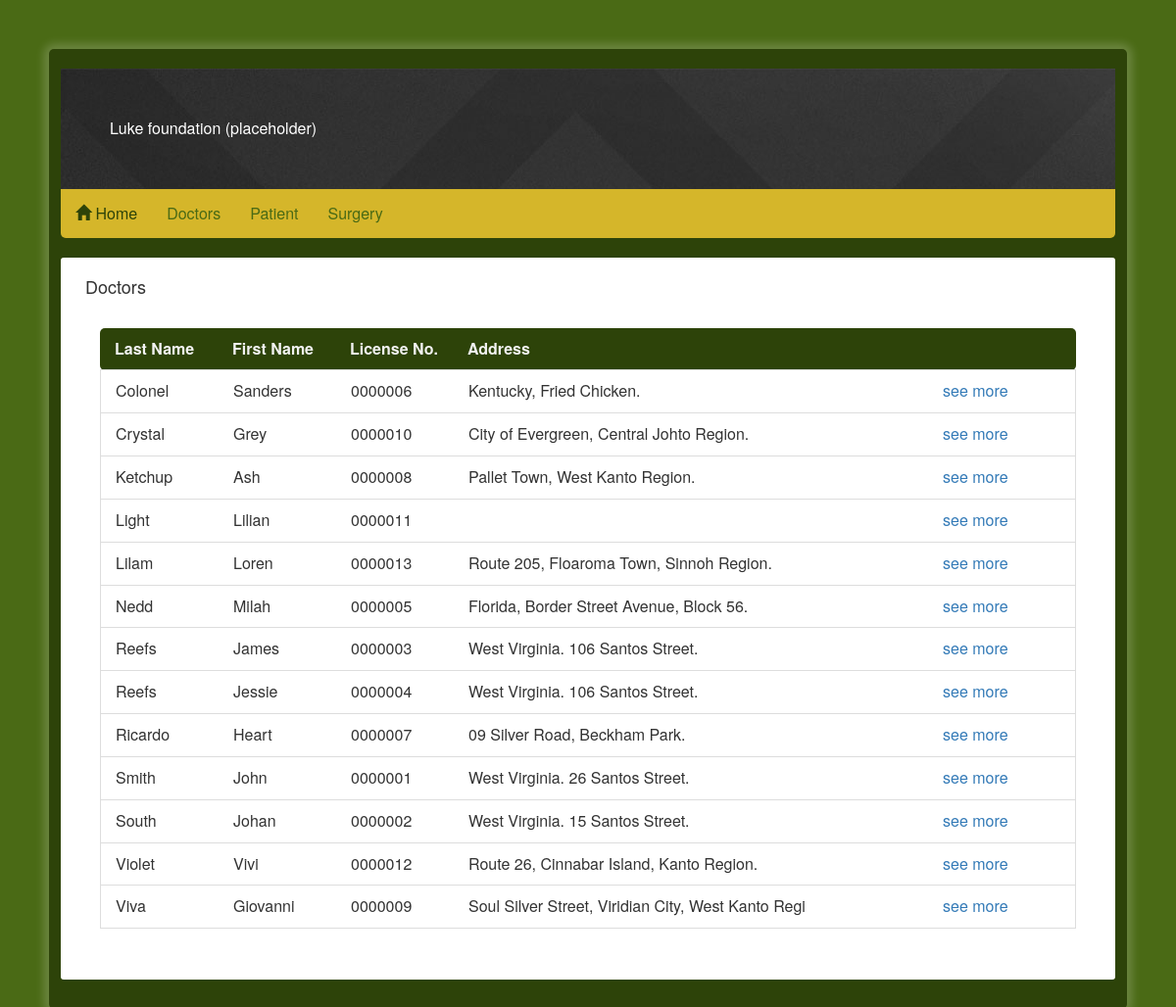
The app's page /doctors.php with its own data.
### tables this page shows
create table DOCTOR(
DOC_LICENSE_NUM  CHAR(7) NOT NULL UNIQUE,
LAST_NAME VARCHAR(20) NOT NULL,
FIRST_NAME VARCHAR(15)  NOT NULL,
ADDRESS VARCHAR(50),
PRIMARY KEY (DOC_LICENSE_NUM)
);

### doctors.php (the view, shortened to what this page needs)
<!DOCTYPE html>
<html>
<head>
  <link rel="stylesheet" href="https://maxcdn.bootstrapcdn.com/bootstrap/3.3.7/css/bootstrap.min.css">
	<link rel="stylesheet" type="text/css" href="theme2.css">
</head>
<body style="justify-content: center;">
<div class="container-fluid" id="outer">
<?php
  $placeholder = "Luke foundation (placeholder)";
  $page = array("Doctors", "Patient", "Surgery");
  $link = array("doctors.php", "patient.php", "surgery.php");
?>
<div>
  <nav class="navbar navbar-default">
    <div class="container-fluid" style="padding: 0px;">
      <div id="banner" style="background-image: url(p_holder.jpg);">
        <?php echo $placeholder; ?> </div> </div>
    <div class="container-fluid">
      <div>
        <div class="navbar-header">
          <a class="navbar-brand" href="Home.php" id="navlink" style="font-size: 12pt; color:#2d4309;"> <span class="glyphicon glyphicon-home"></span> Home </a>
        </div>
      <div class="collapse navbar-collapse" id="navi">
        <ul class="nav navbar-nav" >
          <?php for ($i=0; $i < count($page); $i++) { echo '<li><a href="'.$link[$i].'" id="navlink" style="color:#4a6a15;">'.$page[$i].'</a></li>'; } ?> </ul>
      </div>
      </div>
    </div>
  </nav>
</div>
<?php
$username = "root";
$password = "...";
$database = "database_sample";
$mydatabase = new mysqli($localhost, $username, $password, $database);
?>
<div class="container-fluid" id="basic" >
  <div id="inner" >
		<div class="container-fluid" >
  			<h4>Doctors</h4> <br>
		</div>
		<div class="container-fluid" >
      <div>
        <div class="container-fluid">
          <ul class="list-group">
      <?php
      $DEFAULT = 0;
      if (isset($_GET["currentpage"])) { $current_p  = $_GET["currentpage"]; } else { $current_p=1; };
        $limit = 20;
        $begin = ($current_p-1)*$limit;
        $D_query_list = array("SELECT * FROM DOCTOR order by LAST_NAME asc limit $begin, ");
        $D_query = $D_query_list[0].$limit;
        $output = $mydatabase->query($D_query);
      if($DEFAULT==0){
        if ($output->num_rows > 0) {
          echo '<li class="list-group-item" id="tophead">';
          echo '<div class="container-fluid row">';
          echo '<div class="col-md-1" style="width:120px; float:left;"><b>'.'Last Name'.'</b></div>';
          echo '<div class="col-md-1" style="width:120px; float:left;"><b>'.'First Name'.'</b></div>';
          echo '<div class="col-md-1" style="width:120px; float:left;"><b>'.'License No.'.'</b></div>';
          echo '<div class="col-md-5" style="float:left;"><b>'.'Address'.'</b></div>';
          echo '</div>';
          echo '</li>';
          while($dataline = $output->fetch_assoc()) {
            echo '<li class="list-group-item">';
            echo '<div class="row">';
                echo '<div class="col-md-1" style="width:120px; float:left;">'.$dataline["LAST_NAME"].'</div>';
                echo '<div class="col-md-1" style="width:120px; float:left;">'.$dataline["FIRST_NAME"].'</div>';
                echo '<div class="col-md-1" style="width:120px; float:left;">'.$dataline["DOC_LICENSE_NUM"].'</div>';
                echo '<div class="col-md-5" style="float:left;">'.$dataline["ADDRESS"].'</div>';
                echo '<div class="col-md-2" style="width:150px; float:right;"><a href="'.'doctors.php'.'?profilepage='.$dataline["DOC_LICENSE_NUM"].'">'.'see more'.'</a></div>';
            echo '</li>';
          }
      echo '<div style="text-align:center;">';
      echo '</div>';
      } else { echo "No Records."; }
    }else if ($DEFAULT==1) {
      $output1 = $mydatabase->prepare("SELECT * FROM DOCTOR where DOC_LICENSE_NUM = '$profile_p' ");
      $output1->execute();
      $line = $output1->get_result();
      $dataline = $line->fetch_assoc();
      echo '<div>
        <div class="container-fluid">
          <h3>Dr. '.$dataline["LAST_NAME"].' '.$dataline["FIRST_NAME"].'</h3>
          <div class="panel panel-default" style="padding-bottom:10px;">
            <div class="panel-heading" style="background-color:#2d4309; color:#ffffff;">Doctor Information</div>
            <div class="panel-body row" style="margin:0px; padding:5px 10px;">
              <div class="col-md-3" >'.'License No.'.'</div>
              <div class="col-md-9">'.$dataline["DOC_LICENSE_NUM"].'</div>
            </div>
            <div class="panel-body row" style="margin:0px; padding:5px 10px;">
              <div class="col-md-3" >'.'Address'.'</div>
              <div class="col-md-9">'.$dataline["ADDRESS"].'</div>
            </div>
          </div>
          <div class="panel panel-default" style="padding-bottom:10px;">
            <div class="panel-heading" style="border: 0px; font-weight:bold;">Other Info.</div>
            <div class="panel-body row" style="margin:0px; padding:5px 10px;">
              <div class="col-md-3" >'.'Info1'.'</div>
              <div class="col-md-9">'.'$placeholder'.'</div>
            </div>
            <div class="panel-body row" style="margin:0px; padding:5px 10px;">
              <div class="col-md-3" >'.'Info2.'.'</div>
              <div class="col-md-9">'.'$placeholder'.'</div>
            </div>
          </div>
        </div>
      </div>';
      echo '<div style="text-align:right;"><a href="'.'doctors.php'.'">Back</a></div>';
      echo '<a role="button" class="btn btn-default"'.'href="'.'doctors.php'.'?delete='.$profile_p.'"> <span class="glyphicon glyphicon-trash"></span> Delete </a>';
    }else if($DEFAULT==2){
      $del = "DELETE FROM DOCTOR WHERE DOC_LICENSE_NUM = '$delete_p' ";
      if ($mydatabase->query($del) === TRUE) {
        echo "Record deleted.";
        echo '<div style="text-align:right;"><a href="'.'doctors.php'.'">Back</a></div>';
      } else {
        echo "Error deleting record: " . $mydatabase->error;
      }
    }
      ?>
          </ul>
        </div>
      </div>
    </div>
  </div>
</div>
</div>
</body>
</html>

### theme2.css (style rules this page uses)
body { background-color: #4a6a15; position: relative; padding: 50px; }
div, li { font-size: 12pt; }
#tophead { background-color: #2d4309; padding: 10px 0px; border-radius: 5px; color: #f2f2f2; border: 0px; }
.navbar-default { background-color: #d5b62a; color: #ffffff; border: none; border-radius: 5px; }
#banner { padding: 50px; font-size: 16; color: #ffffff; }
#outer { background-color: #2d4309; margin: auto; padding: 20px 12px 30px 12px; border-radius: 5px; max-width: 1200px; min-width: 900px; box-shadow: 0px 0px 10px 5px rgba(255, 255, 255, 0.2); }
#basic { background-color: #ffffff; padding: 0px; margin: 0px; border-radius: 3px; }
#inner { padding: 10px; }

### records on screen
doctor: LAST_NAME "Colonel", FIRST_NAME "Sanders", DOC_LICENSE_NUM "0000006", ADDRESS "Kentucky, Fried Chicken."
doctor: LAST_NAME "Crystal", FIRST_NAME "Grey", DOC_LICENSE_NUM "0000010", ADDRESS "City of Evergreen, Central Johto Region."
doctor: LAST_NAME "Ketchup", FIRST_NAME "Ash", DOC_LICENSE_NUM "0000008", ADDRESS "Pallet Town, West Kanto Region."
doctor: LAST_NAME "Light", FIRST_NAME "Lilian", DOC_LICENSE_NUM "0000011"
doctor: LAST_NAME "Lilam", FIRST_NAME "Loren", DOC_LICENSE_NUM "0000013", ADDRESS "Route 205, Floaroma Town, Sinnoh Region."
doctor: LAST_NAME "Nedd", FIRST_NAME "Milah", DOC_LICENSE_NUM "0000005", ADDRESS "Florida, Border Street Avenue, Block 56."
doctor: LAST_NAME "Reefs", FIRST_NAME "James", DOC_LICENSE_NUM "0000003", ADDRESS "West Virginia. 106 Santos Street."
doctor: LAST_NAME "Reefs", FIRST_NAME "Jessie", DOC_LICENSE_NUM "0000004", ADDRESS "West Virginia. 106 Santos Street."
doctor: LAST_NAME "Ricardo", FIRST_NAME "Heart", DOC_LICENSE_NUM "0000007", ADDRESS "09 Silver Road, Beckham Park."
doctor: LAST_NAME "Smith", FIRST_NAME "John", DOC_LICENSE_NUM "0000001", ADDRESS "West Virginia. 26 Santos Street."
doctor: LAST_NAME "South", FIRST_NAME "Johan", DOC_LICENSE_NUM "0000002", ADDRESS "West Virginia. 15 Santos Street."
doctor: LAST_NAME "Violet", FIRST_NAME "Vivi", DOC_LICENSE_NUM "0000012", ADDRESS "Route 26, Cinnabar Island, Kanto Region."
doctor: LAST_NAME "Viva", FIRST_NAME "Giovanni", DOC_LICENSE_NUM "0000009", ADDRESS "Soul Silver Street, Viridian City, West Kanto Regi"

### other values on screen
$placeholder "Luke foundation (placeholder)"
$page[$i] "Doctors"
$page[$i] "Patient"
$page[$i] "Surgery"
